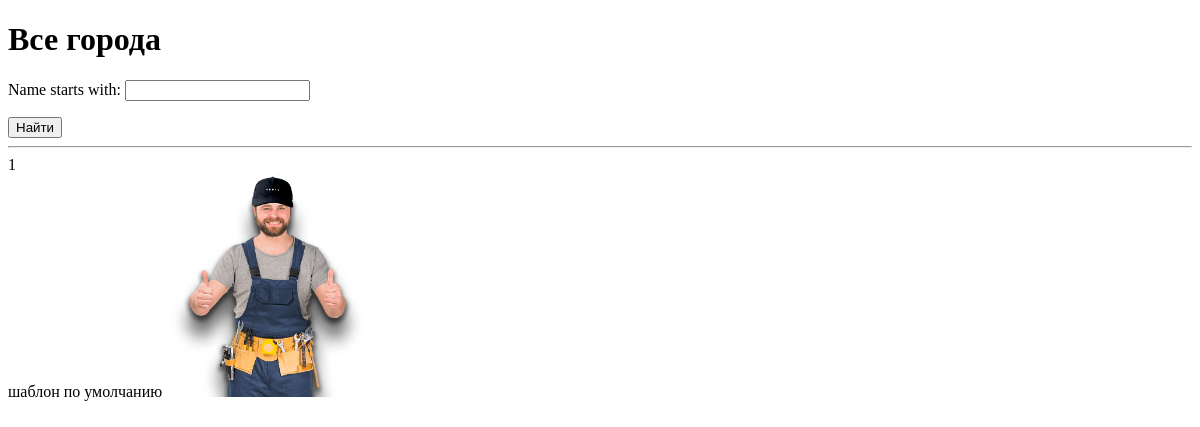
Page /app/ on the earlier database version.
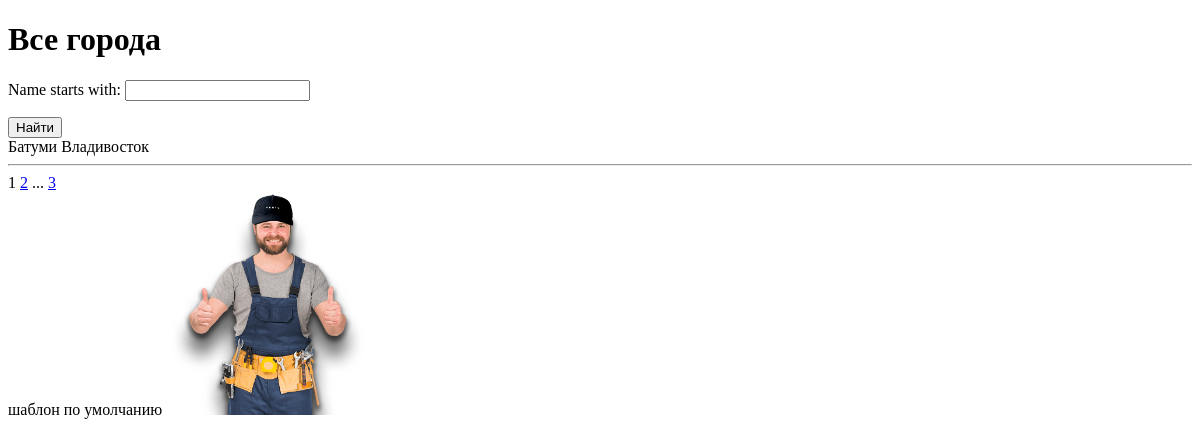
Same page on the later database version.
### app_site/models.py (models this page shows)
class City(models.Model):
    name = models.CharField(max_length=100)
    def __str__(self):
        return self.name

### app_site/views.py (the view)
# urls.py: path('', CityList.as_view()),
class CityList(ListView):
    model = City
    ordering = 'name'
    template_name = 'citylist.html'
    context_object_name = 'city'
    paginate_by = 2
    def get_queryset(self):
        queryset = super().get_queryset()
        self.filterset = CityFilter(self.request.GET, queryset)
        return self.filterset.qs
    def get_context_data(self, **kwargs):
        context = super().get_context_data(**kwargs)
        context['filterset'] = self.filterset
        pprint(context)
        return context

### templates/citylist.html (shortened to what this page needs)
{% extends 'flatpages/default.html' %}
{% block body %}
<h1>Все города</h1>
   <form action="" method="get">
       {{ filterset.form.as_p }}
       <input type="submit" value="Найти" />
   </form>
{% for cit in city %}
{{ cit.name }}
{% endfor %}
<hr>
   {{ page_obj.number }}
   {% if page_obj.has_next %}
       <a href="?page={{ page_obj.next_page_number }}">{{ page_obj.next_page_number }}</a>
       {% if paginator.num_pages != page_obj.next_page_number %}
           ...
           <a href="?page={{ page_obj.paginator.num_pages }}">{{ page_obj.paginator.num_pages }}</a>
       {% endif %}
   {% endif %}
{% endblock body %}

### templates/flatpages/default.html (shortened to what this page needs)
{% load static %}
<!DOCTYPE html>
</head>
<body>
{% block body %}
{% endblock body%}
<br>шаблон по умолчанию
<img src={% static "images/o-mastere-na-chas.png" alt="Муж на час" %} width='200'>
</body></html>

Differences in the rows shown:
added City: name "Батуми"
added City: name "Владивосток"
Other differences:
{{ page_obj.next_page_number }}: (not shown) → "2"
{{ page_obj.paginator.num_pages }}: (not shown) → "3"
